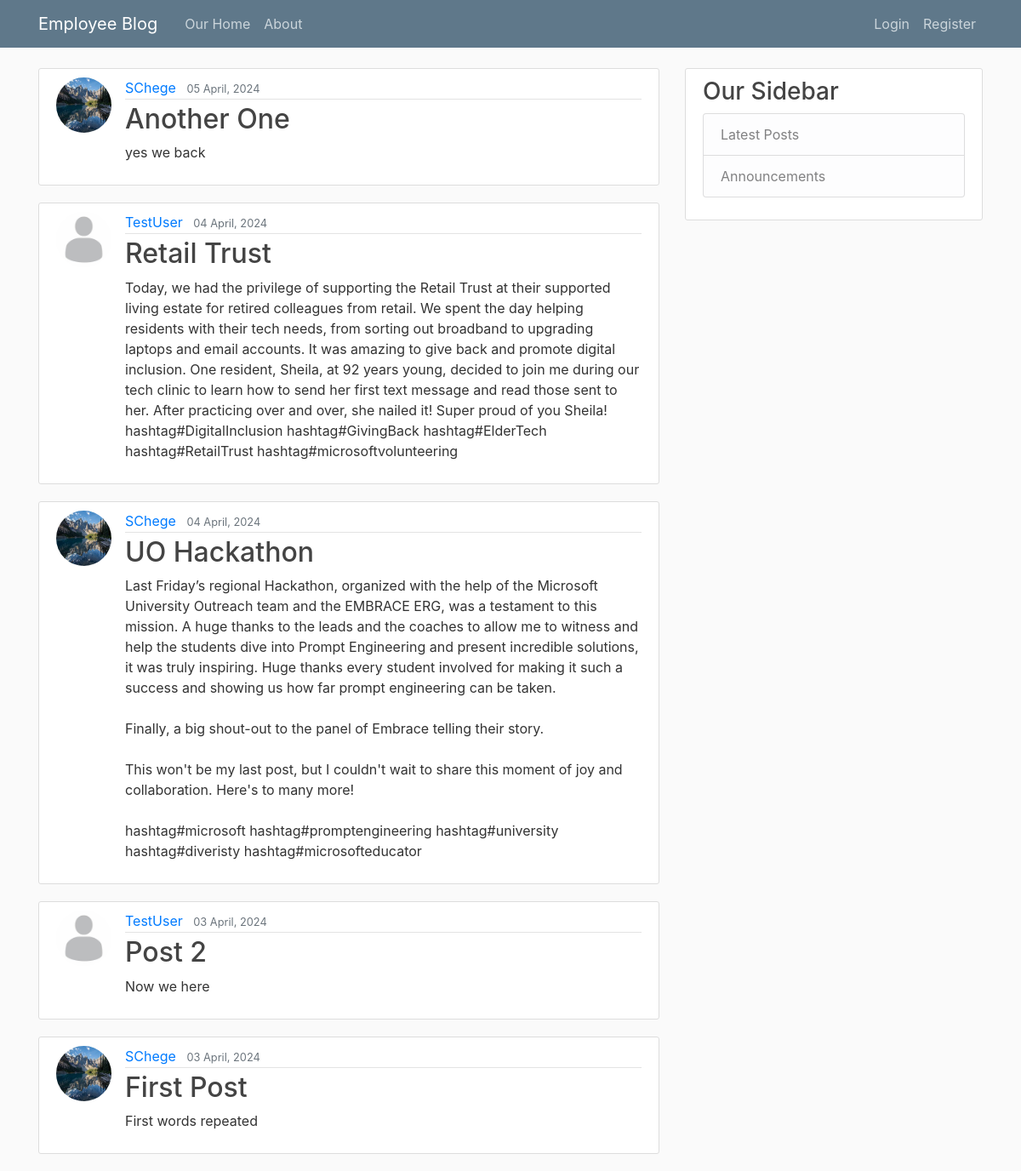
The page / on the database its author committed.
### blog/models.py (models this page shows, shortened)
class Post(models.Model):
    title = models.CharField(max_length=100)
    content = models.TextField()
    date_posted = models.DateTimeField(default=timezone.now)
    author = models.ForeignKey(User, on_delete=models.CASCADE)

### users/models.py (models this page shows, shortened)
class Profile(models.Model):
    user = models.OneToOneField(User, on_delete=models.CASCADE)
    image = models.ImageField(default='default.jpg', upload_to='profile_pics')

### blog/views.py (the view)
# urls.py: path('', PostListView.as_view(), name='blog-home'),
class PostListView(ListView):
    model = Post
    template_name = 'blog/home.html'
    context_object_name = 'posts'
    ordering = ['-date_posted']

### blog/templates/blog/home.html
{% extends "blog/base.html" %}
{% block content %}
    {% for post in posts %}
        <article class="media content-section">
          <img class="rounded-circle article-img" src="{{ post.author.profile.image.url }}">
          <div class="media-body">
            <div class="article-metadata">
              <a class="mr-2" href="#">{{ post.author }}</a>
              <small class="text-muted">{{ post.date_posted|date:"d F, Y" }}</small>
            </div>
            <h2><a class="article-title" href="{% url 'post-detail' post.id %}">{{ post.title }}</a></h2>
            <p class="article-content">{{ post.content }}</p>
          </div>
        </article>
    {% endfor %}
{% endblock content %}

### blog/static/blog/main.css (style rules this page uses)
body { background: #fafafa; color: #333333; margin-top: 5rem; }
h1, h2, h3, h4, h5, h6 { color: #444444; }
.content-section { background: #ffffff; padding: 10px 20px; border: 1px solid #dddddd; border-radius: 3px; margin-bottom: 20px; }
.article-title { color: #444444; }
.article-content { white-space: pre-line; }
.article-img { height: 65px; width: 65px; margin-right: 16px; }
.article-metadata { padding-bottom: 1px; margin-bottom: 4px; border-bottom: 1px solid #e3e3e3 }

### rows shown on the page
Post: author.profile.image (picture), author "SChege", date_posted "05 April, 2024", title "Another One", content "yes we back"
Post: author.profile.image (placeholder picture), author "TestUser", date_posted "04 April, 2024", title "Retail Trust", content "Today, we had the privilege of supporting the Retail Trust at their supported living estate for retired colleagues from retail. We spent the day helping residents with their tech needs, from sorting out broadband to upgrading laptops and email accounts. It was amazing to give back and promote digital inclusion. One resident, Sheila, at 92 years young, decided to join me during our tech clinic to learn how to send her first text message and read those sent to her. After practicing over and over, she nailed it! Super proud of you Sheila! hashtag#DigitalInclusion hashtag#GivingBack hashtag#ElderTech hashtag#RetailTrust hashtag#microsoftvolunteering"
Post: author.profile.image (picture), author "SChege", date_posted "04 April, 2024", title "UO Hackathon", content "Last Friday’s regional Hackathon, organized with the help of the Microsoft University Outreach team and the EMBRACE ERG, was a testament to this mission. A huge thanks to the leads and the coaches to allow me to witness and help the students dive into Prompt Engineering and present incredible solutions, it was truly inspiring. Huge thanks every student involved for making it such a success and showing us how far prompt engineering can be taken. Finally, a big shout-out to the panel of Embrace telling their story. This won't be my last post, but I couldn't wait to share this moment of joy and collaboration. Here's to many more! hashtag#microsoft hashtag#promptengineering hashtag#university…"
Post: author.profile.image (placeholder picture), author "TestUser", date_posted "03 April, 2024", title "Post 2", content "Now we here"
Post: author.profile.image (picture), author "SChege", date_posted "03 April, 2024", title "First Post", content "First words repeated"
